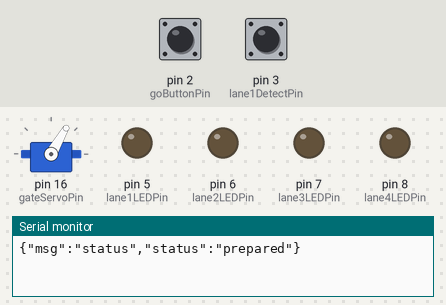
Bench run of a sketch on a simulated Arduino Uno, built with avr-gcc and run on an emulated ATmega328P. Parts: servo, output pins drawn as LEDs (lit = HIGH), the last lines printed to the serial monitor. Dashed ring = blinking. The test bench sets the inputs (shaded band); at power-on: pin 2 (goButtonPin) LOW, pin 3 (lane1DetectPin) LOW.

Above: at 1.3 s.
1.4 s: pin 2 (goButtonPin) pulled HIGH for 1 s
At 2.5 s:
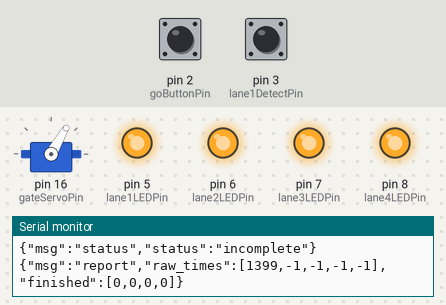
3.9 s: pin 3 (lane1DetectPin) driven HIGH
At 5.1 s:
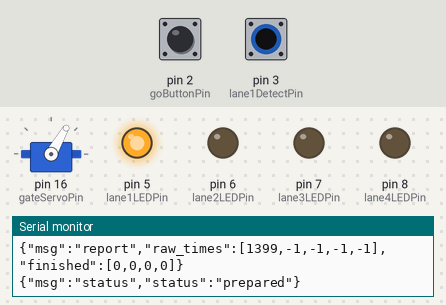
5.4 s: pin 2 (goButtonPin) pulled HIGH for 0.15 s
At 6.8 s:
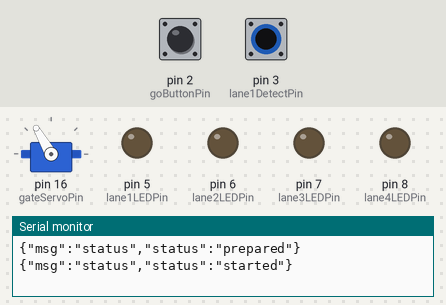
7.1 s: pin 2 (goButtonPin) pulled HIGH for 3.2 s
At 7.92 s:
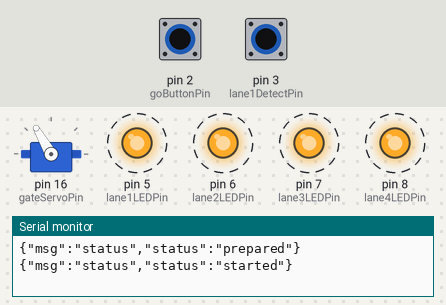
11.8 s: pin 3 (lane1DetectPin) pulsed LOW 2 times (0.12 s each, 0.3 s apart)
At 13.1 s:
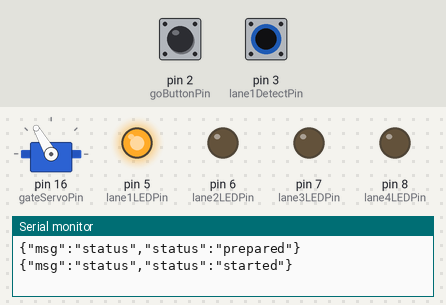
Timing chart, 0 to 14.8 s (numbered marks = the images above; inputs shaded):
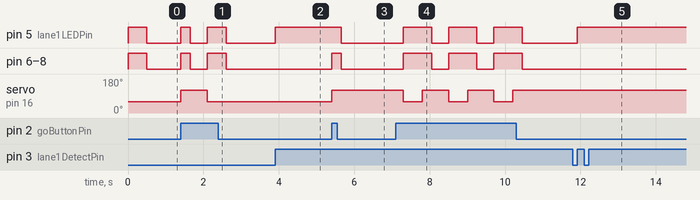

The sketch:

marble_run_report_array.ino
```cpp
// (licence header left out)
#include <Servo.h>

int timeMs = 0; //for the messages
bool debug = false;
bool encoderPlain = false;
int sameNeeded = 8;

unsigned long interval = 100; //set by interval command
bool timeIsUp = false;
bool goButtonState = LOW;
int lastGoButtonState = LOW;   // the previous reading from the input pin

int gateUpAngle = 60;
int gateDownAngle = 120;
int position = 0;
volatile long startTime = 0;
Servo gateServo;  // create a servo object


enum PinAssignments {
gateServoPin = 16,
lane1DetectPin = 3,
lane2DetectPin = 9,
lane3DetectPin = 10,
lane4DetectPin = 11,
goButtonPin = 2,
lane1LEDPin = 5,
lane2LEDPin = 6,
lane3LEDPin = 7,
lane4LEDPin = 8,
};


volatile long lane1Millis = 0;
volatile long lane2Millis = 0;
volatile long lane3Millis = 0;
volatile long lane4Millis = 0;

bool lane1Finished = false;
bool lane2Finished = false;
bool lane3Finished = false;
bool lane4Finished = false;


/**
 * Defines the valid states for the state machine
 *
 */
typedef enum
{
  STATE_PREPARE,
  STATE_START,
  STATE_REPORT,
} StateType;

//state Machine function prototypes
void Sm_State_Prepare(void);
void Sm_State_Start(void);
void Sm_State_Report(void);


/**
 * Type definition used to define the state
 */

typedef struct
{
  StateType State; /**< Defines the command */
  void (*func)(void); /**< Defines the function to run */
} StateMachineType;

/**
 * A table that defines the valid states of the state machine and
 * the function that should be executed for each state
 */
StateMachineType StateMachine[] =
{
  {STATE_PREPARE, Sm_State_Prepare},
  {STATE_START, Sm_State_Start},
  {STATE_REPORT, Sm_State_Report},
};

int NUM_STATES = 3;

/**
 * Stores the current state of the state machine
 */

StateType SmState = STATE_PREPARE;

void Sm_State_Prepare(void) {

  digitalWrite(lane1LEDPin, HIGH);
  digitalWrite(lane2LEDPin, HIGH);
  digitalWrite(lane3LEDPin, HIGH);
  digitalWrite(lane4LEDPin, HIGH);

  lane1Finished = false;
  lane2Finished = false;
  lane3Finished = false;
  lane4Finished = false;
  position = 0;

  gateServo.write(gateUpAngle);

  delay(500);

  digitalWrite(lane1LEDPin, LOW);
  digitalWrite(lane2LEDPin, LOW);
  digitalWrite(lane3LEDPin, LOW);
  digitalWrite(lane4LEDPin, LOW);

  // wait for the start button
  Serial.println("{\"msg\":\"status\",\"status\":\"prepared\"}");
  goButtonState = digitalRead(goButtonPin);

  while(goButtonState == false) {
    goButtonState = digitalRead(goButtonPin);
  }
  startTime = millis();
  lane1Millis = -1;
  lane2Millis = -1;
  lane3Millis = -1;
  lane4Millis = -1;

  SmState = STATE_START;
}


void Sm_State_Start(void) {

  // put down the gates and blink the lane lights

  gateServo.write(gateDownAngle);
  Serial.println("{\"msg\":\"status\",\"status\":\"started\"}");
  digitalWrite(lane1LEDPin, HIGH);
  digitalWrite(lane2LEDPin, HIGH);
  digitalWrite(lane3LEDPin, HIGH);
  digitalWrite(lane4LEDPin, HIGH);


  delay(250);

  digitalWrite(lane1LEDPin, LOW);
  digitalWrite(lane2LEDPin, LOW);
  digitalWrite(lane3LEDPin, LOW);
  digitalWrite(lane4LEDPin, LOW);

  delay(250);


  SmState = STATE_REPORT;
}

void Sm_State_Report(void) {

  SmState = STATE_REPORT; //stay in this state unless we race finishes or button pressed

  goButtonState = digitalRead(goButtonPin);

  bool finishedState = lane1Finished && lane2Finished && lane3Finished && lane4Finished;

  if (goButtonState == HIGH || finishedState == HIGH) {
    if (finishedState == HIGH) {
       Serial.println("{\"msg\":\"status\",\"status\":\"finished\"}");
    } else {
      Serial.println("{\"msg\":\"status\",\"status\":\"incomplete\"}");
    }
    delay(200); // wait for interrupts to finish registering lane times
    report_times();
    SmState = STATE_PREPARE;
  }

}


void report_times(void)
{
  Serial.print("{\"msg\":\"report\",\"raw_times\":[");
  Serial.print(startTime);
  Serial.print(",");
  Serial.print(lane1Millis);
  Serial.print(",");
  Serial.print(lane2Millis);
  Serial.print(",");
  Serial.print(lane3Millis);
  Serial.print(",");
  Serial.print(lane4Millis);
  Serial.print("],\"finished\":[");
  Serial.print(lane1Finished);
  Serial.print(",");
  Serial.print(lane2Finished);
  Serial.print(",");
  Serial.print(lane3Finished);
  Serial.print(",");
  Serial.print(lane4Finished);
  Serial.println("]}");
}


void setup() {


  gateServo.attach(gateServoPin); // attaches the servo on pin 16 to the servo object
  Serial.setTimeout(50);
  Serial.begin(115200); // open a serial connection to your computer

  pinMode(lane1DetectPin, INPUT);
  pinMode(lane2DetectPin, INPUT);
  pinMode(lane3DetectPin, INPUT);
  pinMode(lane4DetectPin, INPUT);

  pinMode(goButtonPin, INPUT);

  pinMode(lane1LEDPin, OUTPUT);
  pinMode(lane2LEDPin, OUTPUT);
  pinMode(lane3LEDPin, OUTPUT);
  pinMode(lane4LEDPin, OUTPUT);

  digitalWrite(lane1LEDPin, HIGH);
  digitalWrite(lane2LEDPin, HIGH);
  digitalWrite(lane3LEDPin, HIGH);
  digitalWrite(lane4LEDPin, HIGH);

  attachInterrupt(digitalPinToInterrupt(lane1DetectPin), detectLane1, RISING);
  attachInterrupt(digitalPinToInterrupt(lane2DetectPin), detectLane2, RISING);
  attachInterrupt(digitalPinToInterrupt(lane3DetectPin), detectLane3, RISING);
  attachInterrupt(digitalPinToInterrupt(lane4DetectPin), detectLane4, RISING);

}


void loop(){
  Sm_Run();
}


void Sm_Run(void)
{
  if (SmState < NUM_STATES)
  {
    if (debug){
      Serial.print("{\"State\":");
      Serial.print(SmState);
      Serial.println("}");
    }

    (*StateMachine[SmState].func)();

  }
  else{
    Serial.println("Exception in State Machine");
  }

}


void detectLane1(){
  if (!lane1Finished) {
  lane1Finished = true;
  digitalWrite(lane1LEDPin, HIGH);
  lane1Millis = millis();
  }
}

void detectLane2(){
  if (!lane2Finished) {
  lane2Finished = true;
  digitalWrite(lane2LEDPin, HIGH);
  lane2Millis = millis();
  }
}

void detectLane3(){
  if (!lane3Finished) {
  lane3Finished = true;
  digitalWrite(lane3LEDPin, HIGH);
  lane3Millis = millis();
  }
}

void detectLane4(){
  if (!lane4Finished) {
  lane4Finished = true;
  digitalWrite(lane4LEDPin, HIGH);
  lane4Millis = millis();
  }
}
```

Measured:
- after the input at 1.4 s, pin 5 (lane1LEDPin), pin 6 (lane2LEDPin), pin 7 (lane3LEDPin), pin 8 (lane4LEDPin): LOW → HIGH at once, → LOW 0.25 s later, → HIGH 0.45 s later, → LOW 0.50 s later; servo on pin 16 (gateServoPin): 60° → 120° at once, → 60° 0.70 s later
- after the input at 3.9 s, pin 5 (lane1LEDPin): LOW → HIGH at once
- after the input at 5.4 s, pin 5 (lane1LEDPin): HIGH → LOW after 0.25 s; pin 6 (lane2LEDPin), pin 7 (lane3LEDPin), pin 8 (lane4LEDPin): LOW → HIGH at once, → LOW 0.25 s later; servo on pin 16 (gateServoPin): 60° → 120° at once
- after the input at 7.1 s, pin 5 (lane1LEDPin), pin 6 (lane2LEDPin), pin 7 (lane3LEDPin), pin 8 (lane4LEDPin): alternates HIGH for 0.75 s and LOW for 0.45 s, starting after 0.20 s; servo on pin 16 (gateServoPin): alternates 120° for 0.70 s and 60° for 0.50 s, 6 changes in all, then stays 120°, starting after 0.20 s
- after the input at 11.8 s, pin 5 (lane1LEDPin): LOW → HIGH after 0.12 s
